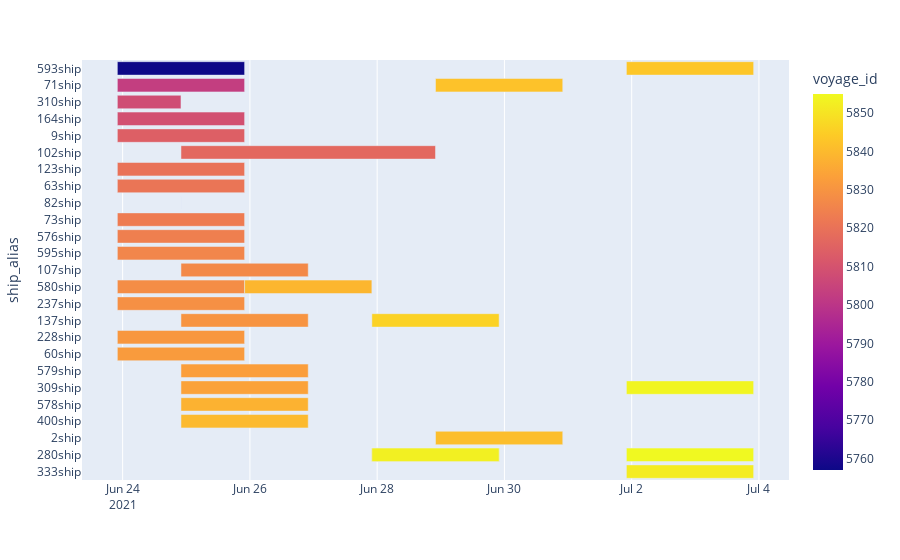

Write notebook code for a chart like this one.
### Code cell
import plotly.express as px


fig = px.timeline(df_voyages, x_start="voyage_start", x_end="voyage_end", y="ship_alias", color="voyage_id")
fig.update_yaxes(autorange="reversed")
fig.show()

### Figure 1 — Plotly figure (JSON) as saved in the notebook; plotly's stock layout.template omitted (floating-point values rounded to 4 significant figures)
{"data": [{"alignmentgroup": "True", "base": ["2021-06-23T22:00:00Z", "2021-06-23T22:00:00Z", "2021-06-23T22:00:00Z", "2021-06-23T22:00:00Z", "2021-06-23T22:00:00Z", "2021-06-24T22:00:00Z", "2021-06-23T22:00:00Z", "2021-06-23T22:00:00Z", "2021-06-24T22:00:00Z", "2021-06-23T22:00:00Z", "2021-06-23T22:00:00Z", "2021-06-23T22:00:00Z", "2021-06-24T22:00:00Z", "2021-06-23T22:00:00Z", "2021-06-23T22:00:00Z", "2021-06-24T22:00:00Z", "2021-06-23T22:00:00Z", "2021-06-23T22:00:00Z", "2021-06-24T22:00:00Z", "2021-06-24T22:00:00Z", "2021-06-24T22:00:00Z", "2021-06-25T22:00:00Z", "2021-06-24T22:00:00Z", "2021-06-28T22:00:00Z", "2021-06-28T22:00:00Z", "2021-07-01T22:00:00Z", "2021-06-27T22:00:00Z", "2021-06-27T22:00:00Z", "2021-06-27T22:00:00Z", "2021-07-01T22:00:00Z", "2021-06-27T22:00:00Z", "2021-07-01T22:00:00Z", "2021-07-01T22:00:00Z"], "hovertemplate": "voyage_start=%{base}<br>voyage_end=%{x}<br>ship_alias=%{y}<br>voyage_id=%{marker.color}<extra></extra>", "legendgroup": "", "marker": {"color": [5757, 5803, 5808, 5809, 5814, 5817, 5820, 5821, 5822, 5823, 5824, 5826, 5827, 5828, 5829, 5830, 5831, 5832, 5833, 5834, 5838, 5839, 5840, 5841, 5842, 5843, 5844, 5846, 5847, 5852, 5853, 5854, 5855], "coloraxis": "coloraxis"}, "name": "", "offsetgroup": "", "orientation": "h", "showlegend": false, "textposition": "auto", "type": "bar", "x": [172799000, 172799000, 86399000, 172799000, 172799000, 345599000, 172799000, 172799000, -1000, 172799000, 172799000, 172799000, 172799000, 172799000, 172799000, 172799000, 172799000, 172799000, 172799000, 172799000, 172799000, 172799000, 172799000, 172799000, 172799000, 172799000, 172799000, 172799000, 172799000, 172799000, 172799000, 172799000, 172799000], "xaxis": "x", "y": ["593ship", "71ship", "310ship", "164ship", "9ship", "102ship", "123ship", "63ship", "82ship", "73ship", "576ship", "595ship", "107ship", "580ship", "237ship", "137ship", "228ship", "60ship", "579ship", "309ship", "578ship", "580ship", "400ship", "2ship", "71ship", "593ship", "280ship", "137ship", "280ship", "333ship", "280ship", "309ship", "280ship"], "yaxis": "y"}], "layout": {"barmode": "overlay", "coloraxis": {"colorbar": {"title": {"text": "voyage_id"}}, "colorscale": [[0, "#0d0887"], [0.1111, "#46039f"], [0.2222, "#7201a8"], [0.3333, "#9c179e"], [0.4444, "#bd3786"], [0.5556, "#d8576b"], [0.6667, "#ed7953"], [0.7778, "#fb9f3a"], [0.8889, "#fdca26"], [1, "#f0f921"]]}, "legend": {"tracegroupgap": 0}, "margin": {"t": 60}, "xaxis": {"anchor": "y", "domain": [0, 1], "type": "date"}, "yaxis": {"anchor": "x", "autorange": "reversed", "domain": [0, 1], "title": {"text": "ship_alias"}}}}
